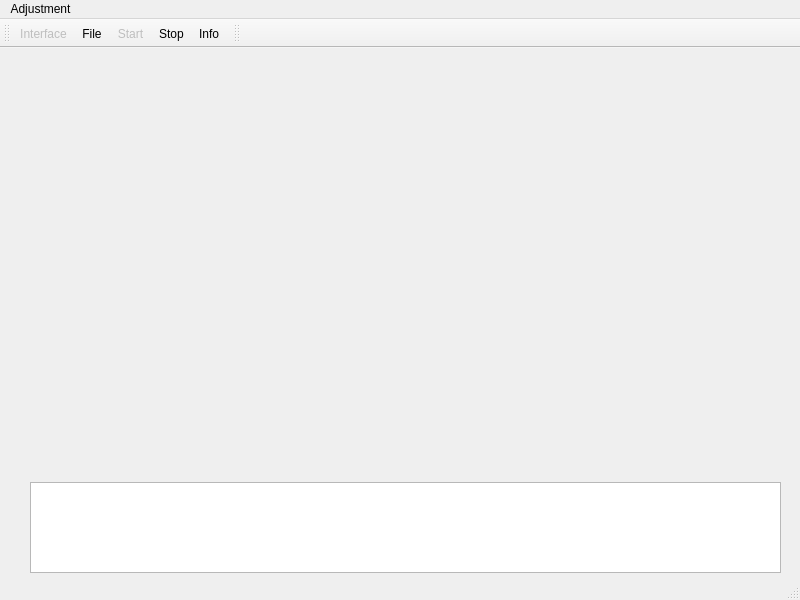
<?xml version="1.0" encoding="UTF-8"?>
<ui version="4.0">
 <class>MainWindow</class>
 <widget class="QMainWindow" name="MainWindow">
  <property name="geometry">
   <rect>
    <x>0</x>
    <y>0</y>
    <width>800</width>
    <height>600</height>
   </rect>
  </property>
  <property name="windowTitle">
   <string>MainWindow</string>
  </property>
  <widget class="QWidget" name="centralwidget">
   <widget class="QWidget" name="horizontalLayoutWidget">
    <property name="geometry">
     <rect>
      <x>30</x>
      <y>434</y>
      <width>751</width>
      <height>91</height>
     </rect>
    </property>
    <layout class="QHBoxLayout" name="horizontalLayout">
     <item>
      <widget class="QTextEdit" name="textEdit"/>
     </item>
    </layout>
   </widget>
   <widget class="QCustomPlot" name="customPlot" native="true">
    <property name="geometry">
     <rect>
      <x>30</x>
      <y>20</y>
      <width>751</width>
      <height>411</height>
     </rect>
    </property>
   </widget>
  </widget>
  <widget class="QMenuBar" name="menubar">
   <property name="geometry">
    <rect>
     <x>0</x>
     <y>0</y>
     <width>800</width>
     <height>17</height>
    </rect>
   </property>
   <widget class="QMenu" name="menuAdjustment">
    <property name="title">
     <string>Adjustment</string>
    </property>
    <addaction name="actionFile"/>
    <addaction name="actionFind_Interface"/>
    <addaction name="actionStart"/>
    <addaction name="actionStop"/>
    <addaction name="actionInfo"/>
    <addaction name="actionExit"/>
   </widget>
   <addaction name="menuAdjustment"/>
  </widget>
  <widget class="QStatusBar" name="statusBar"/>
  <widget class="QToolBar" name="toolBar">
   <property name="enabled">
    <bool>true</bool>
   </property>
   <property name="windowTitle">
    <string>toolBar</string>
   </property>
   <attribute name="toolBarArea">
    <enum>TopToolBarArea</enum>
   </attribute>
   <attribute name="toolBarBreak">
    <bool>false</bool>
   </attribute>
   <addaction name="actionFind_Interface"/>
   <addaction name="actionFile"/>
   <addaction name="actionStart"/>
   <addaction name="actionStop"/>
   <addaction name="actionInfo"/>
  </widget>
  <widget class="QToolBar" name="toolBar_2">
   <property name="windowTitle">
    <string>toolBar_2</string>
   </property>
   <attribute name="toolBarArea">
    <enum>TopToolBarArea</enum>
   </attribute>
   <attribute name="toolBarBreak">
    <bool>false</bool>
   </attribute>
  </widget>
  <action name="actionFile">
   <property name="checkable">
    <bool>false</bool>
   </property>
   <property name="enabled">
    <bool>true</bool>
   </property>
   <property name="icon">
    <iconset resource="icons.qrc">
     <normaloff>:/rec/img/file.ico</normaloff>:/rec/img/file.ico</iconset>
   </property>
   <property name="text">
    <string>File</string>
   </property>
  </action>
  <action name="actionFind_Interface">
   <property name="enabled">
    <bool>false</bool>
   </property>
   <property name="icon">
    <iconset resource="icons.qrc">
     <normaloff>:/rec/img/usb.ico</normaloff>:/rec/img/usb.ico</iconset>
   </property>
   <property name="text">
    <string>Interface</string>
   </property>
  </action>
  <action name="actionStart">
   <property name="enabled">
    <bool>false</bool>
   </property>
   <property name="icon">
    <iconset resource="icons.qrc">
     <normaloff>:/rec/img/start.ico</normaloff>:/rec/img/start.ico</iconset>
   </property>
   <property name="text">
    <string>Start</string>
   </property>
  </action>
  <action name="actionStop">
   <property name="icon">
    <iconset resource="icons.qrc">
     <normaloff>:/rec/img/stop.ico</normaloff>:/rec/img/stop.ico</iconset>
   </property>
   <property name="text">
    <string>Stop</string>
   </property>
  </action>
  <action name="actionInfo">
   <property name="icon">
    <iconset resource="icons.qrc">
     <normaloff>:/rec/img/bee.ico</normaloff>:/rec/img/bee.ico</iconset>
   </property>
   <property name="text">
    <string>Info</string>
   </property>
  </action>
  <action name="actionExit">
   <property name="text">
    <string>Exit</string>
   </property>
  </action>
 </widget>
 <customwidgets>
  <customwidget>
   <class>QCustomPlot</class>
   <extends>QWidget</extends>
   <header location="global">qcustomplot.h</header>
   <container>1</container>
  </customwidget>
 </customwidgets>
 <resources>
  <include location="icons.qrc"/>
 </resources>
 <connections>
  <connection>
   <sender>actionExit</sender>
   <signal>triggered()</signal>
   <receiver>MainWindow</receiver>
   <slot>close()</slot>
   <hints>
    <hint type="sourcelabel">
     <x>-1</x>
     <y>-1</y>
    </hint>
    <hint type="destinationlabel">
     <x>399</x>
     <y>299</y>
    </hint>
   </hints>
  </connection>
 </connections>
</ui>
